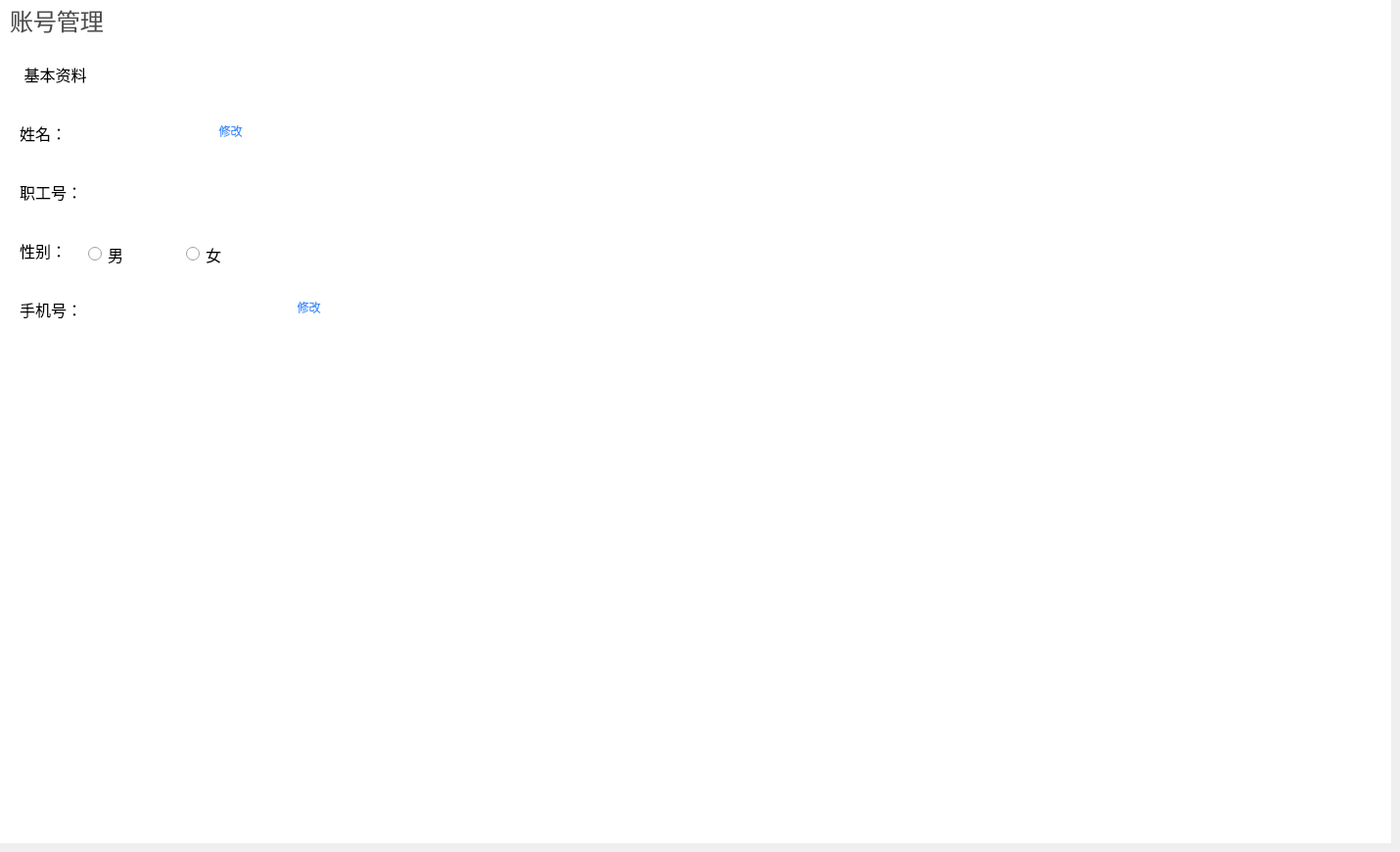
   <widget class="QWidget" name="page_10">
    <widget class="QWidget" name="widget_14" native="true">
     <property name="geometry">
      <rect>
       <x>0</x>
       <y>0</y>
       <width>1421</width>
       <height>861</height>
      </rect>
     </property>
     <property name="styleSheet">
      <string notr="true">#widget_14
{
background-color:#ffffff;
}</string>
     </property>
     <widget class="QLabel" name="label_34">
      <property name="geometry">
       <rect>
        <x>10</x>
        <y>0</y>
        <width>211</width>
        <height>41</height>
       </rect>
      </property>
      <property name="font">
       <font>
        <family>黑体</family>
        <pointsize>18</pointsize>
       </font>
      </property>
      <property name="styleSheet">
       <string notr="true">#label_34
{
color:#4c4c4c;
}</string>
      </property>
      <property name="text">
       <string>账号管理</string>
      </property>
     </widget>
     <widget class="QPushButton" name="pushButton_21">
      <property name="geometry">
       <rect>
        <x>10</x>
        <y>60</y>
        <width>93</width>
        <height>31</height>
       </rect>
      </property>
      <property name="font">
       <font>
        <family>黑体</family>
        <pointsize>12</pointsize>
       </font>
      </property>
      <property name="styleSheet">
       <string notr="true">#pushButton_21
{
border:none;
}</string>
      </property>
      <property name="text">
       <string>基本资料</string>
      </property>
     </widget>
     <widget class="QLabel" name="label_35">
      <property name="geometry">
       <rect>
        <x>20</x>
        <y>120</y>
        <width>51</width>
        <height>31</height>
       </rect>
      </property>
      <property name="font">
       <font>
        <family>黑体</family>
        <pointsize>12</pointsize>
       </font>
      </property>
      <property name="text">
       <string>姓名：</string>
      </property>
     </widget>
     <widget class="QLabel" name="label_36">
      <property name="geometry">
       <rect>
        <x>20</x>
        <y>180</y>
        <width>72</width>
        <height>31</height>
       </rect>
      </property>
      <property name="font">
       <font>
        <family>黑体</family>
        <pointsize>12</pointsize>
       </font>
      </property>
      <property name="text">
       <string>职工号：</string>
      </property>
     </widget>
     <widget class="QLabel" name="label_37">
      <property name="geometry">
       <rect>
        <x>20</x>
        <y>240</y>
        <width>51</width>
        <height>31</height>
       </rect>
      </property>
      <property name="font">
       <font>
        <family>黑体</family>
        <pointsize>12</pointsize>
       </font>
      </property>
      <property name="text">
       <string>性别：</string>
      </property>
     </widget>
     <widget class="QLabel" name="label_38">
      <property name="geometry">
       <rect>
        <x>20</x>
        <y>300</y>
        <width>72</width>
        <height>31</height>
       </rect>
      </property>
      <property name="font">
       <font>
        <family>黑体</family>
        <pointsize>12</pointsize>
       </font>
      </property>
      <property name="text">
       <string>手机号：</string>
      </property>
     </widget>
     <widget class="QPushButton" name="pushButton_22">
      <property name="geometry">
       <rect>
        <x>210</x>
        <y>120</y>
        <width>51</width>
        <height>28</height>
       </rect>
      </property>
      <property name="styleSheet">
       <string notr="true">#pushButton_22
{
color:#3b90ff;
border:none;
}</string>
      </property>
      <property name="text">
       <string>修改</string>
      </property>
     </widget>
     <widget class="QRadioButton" name="radioButton_7">
      <property name="geometry">
       <rect>
        <x>90</x>
        <y>250</y>
        <width>51</width>
        <height>19</height>
       </rect>
      </property>
      <property name="font">
       <font>
        <family>黑体</family>
        <pointsize>12</pointsize>
       </font>
      </property>
      <property name="text">
       <string>男</string>
      </property>
     </widget>
     <widget class="QRadioButton" name="radioButton_8">
      <property name="geometry">
       <rect>
        <x>190</x>
        <y>250</y>
        <width>51</width>
        <height>19</height>
       </rect>
      </property>
      <property name="font">
       <font>
        <family>黑体</family>
        <pointsize>12</pointsize>
       </font>
      </property>
      <property name="text">
       <string>女</string>
      </property>
     </widget>
     <widget class="QPushButton" name="pushButton_24">
      <property name="geometry">
       <rect>
        <x>290</x>
        <y>300</y>
        <width>51</width>
        <height>28</height>
       </rect>
      </property>
      <property name="styleSheet">
       <string notr="true">#pushButton_24
{
color:#3b90ff;
border:none;
}</string>
      </property>
      <property name="text">
       <string>修改</string>
      </property>
     </widget>
     <widget class="QLabel" name="label_39">
      <property name="geometry">
       <rect>
        <x>80</x>
        <y>120</y>
        <width>141</width>
        <height>31</height>
       </rect>
      </property>
      <property name="font">
       <font>
        <family>黑体</family>
        <pointsize>12</pointsize>
       </font>
      </property>
      <property name="text">
       <string/>
      </property>
     </widget>
     <widget class="QLabel" name="label_40">
      <property name="geometry">
       <rect>
        <x>100</x>
        <y>180</y>
        <width>201</width>
        <height>31</height>
       </rect>
      </property>
      <property name="font">
       <font>
        <family>黑体</family>
        <pointsize>12</pointsize>
       </font>
      </property>
      <property name="text">
       <string/>
      </property>
     </widget>
     <widget class="QLabel" name="label_41">
      <property name="geometry">
       <rect>
        <x>100</x>
        <y>300</y>
        <width>191</width>
        <height>31</height>
       </rect>
      </property>
      <property name="font">
       <font>
        <family>黑体</family>
        <pointsize>12</pointsize>
       </font>
      </property>
      <property name="text">
       <string/>
      </property>
     </widget>
    </widget>
   </widget>
